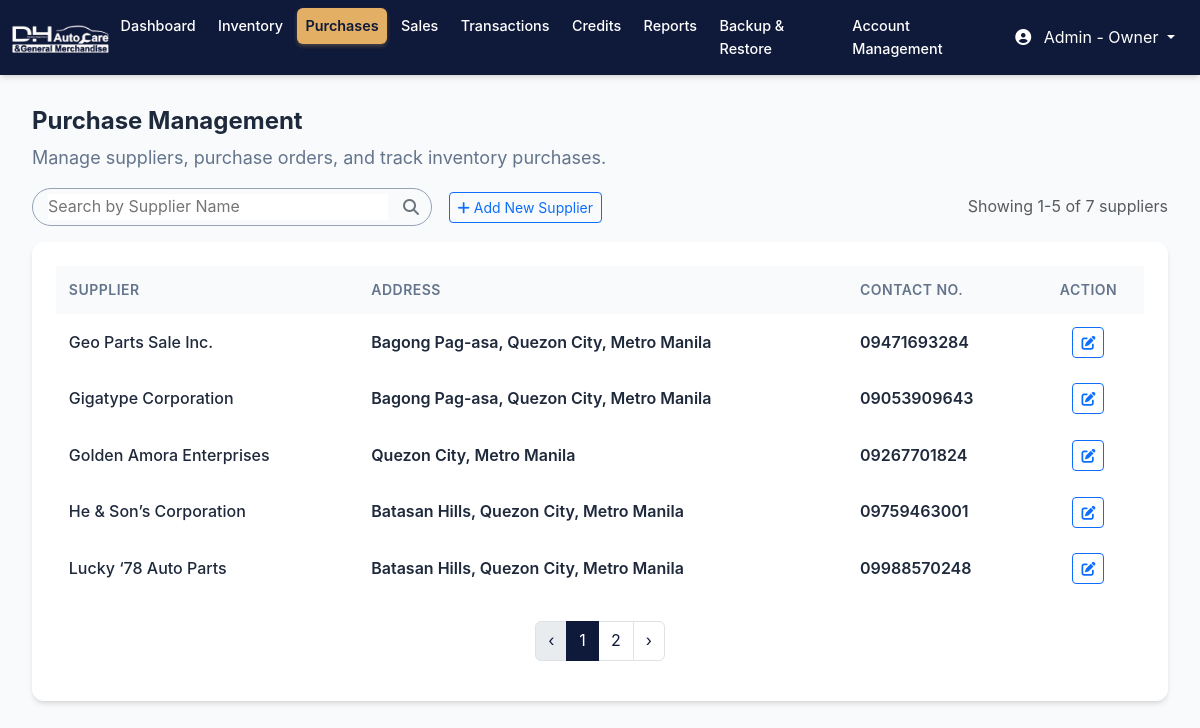
Screenshot of /supplier.php (signed in) with the database file from the repository.
### tables this page shows
CREATE TABLE `tbl_supplier` (
  `supplier_id` int(11) NOT NULL AUTO_INCREMENT,
  `supplier_name` varchar(100) NOT NULL,
  `supplier_number` varchar(11) NOT NULL,
  `supplier_email` varchar(100) NOT NULL,
  `contact_fn` varchar(100) NOT NULL,
  `contact_mn` varchar(100) NOT NULL,
  `contact_ln` varchar(100) NOT NULL,
  `contact_suffix` varchar(10) NOT NULL,
  `contact_nickname` varchar(100) NOT NULL,
  `contact_number` varchar(100) NOT NULL,
  `contact_email` varchar(100) NOT NULL,
  `contact_street` varchar(255) NOT NULL,
  `contact_baranggay` varchar(255) NOT NULL,
  `contact_city` varchar(255) NOT NULL,
  `contact_province` varchar(255) NOT NULL,
  `supplier_street` varchar(100) NOT NULL,
  `supplier_baranggay` varchar(100) NOT NULL,
  `supplier_city` varchar(100) NOT NULL,
  `supplier_province` varchar(100) NOT NULL,
  PRIMARY KEY (`supplier_id`)
);

### supplier.php (the view, shortened to what this page needs)
<?php
include('mycon.php');
$supplier_query = "SELECT * FROM tbl_supplier ORDER BY supplier_name ASC";
$supplier_result = $mysqli->query($supplier_query);
$suppliers = [];
while ($row = $supplier_result->fetch_assoc()) {
    $suppliers[] = $row;
}
$itemsPerPage = 5;
$totalSuppliers = count($suppliers);
$totalPages = ceil($totalSuppliers / $itemsPerPage);
$currentPage = isset($_GET['page']) ? max(1, intval($_GET['page'])) : 1;
$startIndex = ($currentPage - 1) * $itemsPerPage;
$displayedSuppliers = array_slice($suppliers, $startIndex, $itemsPerPage);
?>
<!DOCTYPE html>
<html lang="en">
<head>
    <link href="bootstrap-5.3.3-dist/css/bootstrap.min.css" rel="stylesheet">
    <link href="assets/docs.css" rel="stylesheet">
    <link rel="stylesheet" href="css/all.min.css">
    <link rel="stylesheet" href="css/fontawesome.min.css">
    <link rel="stylesheet" href="css/jquery-ui.css">
    <link rel="stylesheet" href="css/interfont.css">
    <link rel="stylesheet" href="css/style.css">
</head>
<body>
    <?php $activePage = 'supplier'; include 'navbar.php'; ?>
    <main class="main-content">
        <header class="page-header">
            <div class="header-content">
                <div class="header-left">
                    <h1 class="page-title">Purchase Management</h1>
                    <p class="page-subtitle">Manage suppliers, purchase orders, and track inventory purchases.</p>
                </div>
            </div>
        </header>
        <div class="main-container">
            <div class="results-summary mb-3">
                <div class="align-items-center d-flex justify-content-between">
                    <div class='d-flex justify-content-between align-items-center' style='width: 570px;'>
                        <div class="search-container">
                            <input type="text" name="search" id="search" placeholder="Search by Supplier Name" autocomplete="off">
                            <i class="fa-solid fa-magnifying-glass"></i>
                        </div>
                        <div>
                            <button type='button' class='btn btn-outline-primary btn-sm' data-bs-toggle="modal" data-bs-target="#addSupplierModal">
                                <i class="fa-solid fa-plus"></i>
                                Add New Supplier
                            </button>
                        </div>
                    </div>
                    <div>
                        <p class="text-muted mb-0">
                            Showing <span id="showing-count"><?php echo $startIndex + 1; ?>-<?php echo min($startIndex + $itemsPerPage, $totalSuppliers); ?></span>
                            of <span id="total-count"><?php echo $totalSuppliers; ?></span> suppliers
                        </p>
                    </div>
                </div>
            </div>
            <div class="history">
                <div class="table-responsive">
                    <table class="table table-hover">
                        <thead class="table-light">
                            <tr class='align-middle'>
                                <th>Supplier</th>
                                <th>Address</th>
                                <th>Contact No.</th>
                                <th class='text-center'>Action</th>
                            </tr>
                        </thead>
                        <tbody id="supplier-tbody">
<?php
foreach ($displayedSuppliers as $supplier):
    $addressParts = [];
    if (!empty(trim($supplier['supplier_baranggay']))) {
        $addressParts[] = trim($supplier['supplier_baranggay']);
    }
    if (!empty(trim($supplier['supplier_city']))) {
        $addressParts[] = trim($supplier['supplier_city']);
    }
    if (!empty(trim($supplier['supplier_province']))) {
        $addressParts[] = trim($supplier['supplier_province']);
    }
    $address = !empty($addressParts) ? implode(', ', $addressParts) : 'No address';
?>
    <tr class="align-middle" style="cursor:pointer;" onclick="viewSupplierDetails(<?php echo $supplier['supplier_id']; ?>)">
        <td><span class="customer-name"><?php echo htmlspecialchars($supplier['supplier_name']); ?></span></td>
        <td class='text-muted'><span class="amount"><?php echo htmlspecialchars($address); ?></span></td>
        <td><span class="amount"><?php echo htmlspecialchars($supplier['supplier_number']); ?></span></td>
        <td class='text-center'>
            <button type="button" class="btn btn-sm btn-outline-primary" onclick="event.stopPropagation();openEditSupplierModal(<?php echo htmlspecialchars(json_encode($supplier)); ?>)"><i class="fas fa-edit"></i></button>
        </td>
    </tr>
<?php endforeach; ?>
</tbody>
                    </table>
                </div>
                <nav aria-label="Supplier pagination" class="mt-4">
                    <ul class="pagination justify-content-center" id="pagination">
                        <li class="page-item <?php if ($currentPage <= 1) echo 'disabled'; ?>">
                            <a class="page-link" href="?page=<?php echo $currentPage - 1; ?>">‹</a>
                        </li>
                        <?php
                            $pageGroup = ceil($currentPage / 5);
                            $startPage = ($pageGroup - 1) * 5 + 1;
                            $endPage = min($startPage + 4, $totalPages);
                            for ($i = $startPage; $i <= $endPage; $i++):
                        ?>
                            <li class="page-item <?php if ($i == $currentPage) echo 'active'; ?>">
                                <a class="page-link" href="?page=<?php echo $i; ?>"><?php echo $i; ?></a>
                            </li>
                        <?php endfor; ?>
                        <li class="page-item <?php if ($currentPage >= $totalPages) echo 'disabled'; ?>">
                            <a class="page-link" href="?page=<?php echo $currentPage + 1; ?>">›</a>
                        </li>
                    </ul>
                </nav>
            </div>
        </div>
    </main>
</body>
</html>

### navbar.php (shortened to what this page needs)
<?php
$displayRole = (isset($_SESSION['role']) && $_SESSION['role'] === 'admin') ? 'Admin - Owner' : 'Cashier - Employee';
?>
    <nav class="navbar navbar-expand-lg navbar-light">
        <div class="container-fluid">
            <a class="navbar-brand" href="dashboard.php">
                <img src="images/dh-logo.png" alt="DH AUTOCARE" class="img-fluid" style="width: 100px;">
            </a>
            <div class="collapse navbar-collapse" id="navbarNav">
                <ul class="navbar-nav mx-auto">
                    <li class="nav-item">
                        <a class="nav-link <?php echo ($activePage === 'dashboard') ? 'active' : ''; ?>" href="dashboard.php">Dashboard</a>
                    </li>
                    <li class="nav-item">
                        <a class="nav-link <?php echo ($activePage === 'inventory') ? 'active' : ''; ?>" href="inventory.php">Inventory</a>
                    </li>
                    <li class="nav-item">
                        <a class="nav-link <?php echo ($activePage === 'supplier') ? 'active' : ''; ?>" href="supplier.php">Purchases</a>
                    </li>
                    <li class="nav-item">
                        <a class="nav-link <?php echo ($activePage === 'sales') ? 'active' : ''; ?>" href="sales.php">Sales</a>
                    </li>
                    <li class="nav-item">
                        <a class="nav-link <?php echo ($activePage === 'transaction_history') ? 'active' : ''; ?>" href="transaction_history.php">Transactions</a>
                    </li>
                    <li class="nav-item">
                        <a class="nav-link <?php echo ($activePage === 'creditor_list') ? 'active' : ''; ?>" href="creditor_list.php">Credits</a>
                    </li>
                    <li class="nav-item">
                        <a class="nav-link <?php echo ($activePage === 'reports') ? 'active' : ''; ?>" href="reports.php">Reports</a>
                    </li>
                    <li class="nav-item">
                        <a class="nav-link <?php echo ($activePage === 'backup_management') ? 'active' : ''; ?>" href="backup_management.php">Backup & Restore</a>
                    </li>
                    <?php if (isset($_SESSION['role']) && $_SESSION['role'] === 'admin'): ?>
                    <li class="nav-item">
                        <a class="nav-link <?php echo ($activePage === 'account_management') ? 'active' : ''; ?>" href="account_management.php">Account Management</a>
                    </li>
                    <?php endif; ?>
                </ul>
            </div>
            <div class="d-flex align-items-center gap-3 text-white">
                <div class="dropdown">
                    <button class="btn btn-link text-white text-decoration-none dropdown-toggle" type="button" id="userDropdown" data-bs-toggle="dropdown" aria-expanded="false">
                        <i class="fa-solid fa-user-circle me-2"></i>
                        <?php echo $displayRole; ?>
                    </button>
                </div>
            </div>
        </div>
    </nav>

### assets/docs.css (style rules this page uses)
:root { --bs-breakpoint-xs: 0;--bs-breakpoint-sm: 576px;--bs-breakpoint-md: 768px;--bs-breakpoint-lg: 992px;--bs-breakpoint-xl: 1200px;--bs-breakpoint-xxl: 1400px }
:root,[data-bs-theme="light"] { --bd-purple: #4c0bce;--bd-violet: #712cf9;--bd-accent: #ffe484;--bd-violet-rgb: 112.520718,44.062154,249.437846;--bd-accent-rgb: 255,228,132;--bd-pink-rgb: 214,51,132;--bd-teal-rgb: 32,201,151;--bd-violet-bg: var(--bd-violet);--bd-toc-color: var(--bd-violet);--bd-sidebar-link-bg: rgba(var(--bd-violet-rgb), .1);--bd-callout-link: 10,88,202;--bd-callout-code-color: #ab296a;--bd-pre-bg: var(--bs-tertiary-bg) }
:root { --docsearch-primary-color: var(--bd-violet);--docsearch-logo-color: var(--bd-violet) }
main a,main button,main input,main select,main textarea,main h2,main h3,main h4,main [tabindex="0"] { scroll-margin-top:80px;scroll-margin-bottom:100px }
:root,[data-bs-theme="light"] { --base02: #c8c8fa;--base03: #565c64;--base04: #666;--base05: #333;--base06: #fff;--base07: #13795b;--base08: #c6303e;--base09: #087990;--base0A: #6f42c1;--base0B: #084298;--base0C: #084298;--base0D: #6f42c1;--base0E: #ab296a;--base0F: #333 }

### css/style.css (style rules this page uses)
:root { --primary-color: #2563eb; --primary-dark: #1d4ed8; --secondary-color: #64748b; --success-color: #10b981; --warning-color: #f59e0b; --danger-color: #ef4444; --info-color: #3b82f6; --odyssey: #0F1939; --odyssey-dark: #26428B; --odyssey-light: #516AC8; --odyssey-lighter: #E3AF64; --background-color: #f8fafc; --background-color2: #f4f5f5; --surface-color: #ffffff; --border-color: #e2e8f0; --text-primary: #1e293b; --text-secondary: #64748b; --text-muted: #94a3b8; --sidebar-width: 280px; --header-height: 80px; --border-radius: 12px; --shadow-sm: 0 1px 2px 0 rgb(0 0 0 / 0.05); --shadow-md: 0 4px 6px -1px rgb(0 0 0 / 0.1), 0 2px 4px -2px rgb(0 0 0 / 0.1); --shadow-lg: 0 10px 15px -3px rgb(0 0 0 / 0.1), 0 4px 6px -4px rgb(0 0 0 / 0.1); }
* { margin: 0; padding: 0; box-sizing: border-box; }
.navbar { background-color: #0F1939; box-shadow: var(--shadow-md); position: sticky; top: 0; z-index: 1000; }
.navbar-nav { margin: 0 auto; }
.navbar-nav .nav-link { color: white !important; font-weight: 500; padding: 0.4rem 0.8rem; transition: all 0.3s ease; font-size: 0.9rem; border-radius: 6px; margin: 0 0.2rem; }
.navbar-nav .nav-link.active { color: #0F1939 !important; font-weight: 600; background-color: #E3AF64; box-shadow: 0 2px 4px rgba(227, 175, 100, 0.3); }
.navbar-brand { margin-right: 0; }
.navbar-brand img { width: 80px; }
body { font-family: 'Inter', -apple-system, BlinkMacSystemFont, 'Segoe UI', Roboto, sans-serif; background-color: var(--background-color); color: var(--text-primary); line-height: 1.6; overflow-x: hidden; }
.main-content { min-height: calc(100vh - 80px); background-color: var(--background-color); padding-top: 0; }
.main-container { padding: 0 2rem 0 2rem; max-width: 100%; margin: 0 auto; width: 100%; }
.page-header { padding: 2rem 2rem 0 2rem; width: 100%; }
.header-content { display: flex; justify-content: space-between; align-items: flex-start; width: 100%; max-width: 100%; }
.header-left { flex: 1; max-width: 100%; }
.page-title { font-size: 1.5rem; font-weight: 700; color: var(--text-primary); margin-bottom: 0.5rem; width: 100%; }
.page-subtitle { color: var(--text-secondary); font-size: 1.125rem; width: 100%; }
.search-container { width: 400px; }
.table { margin: 0; }
.table th { background: var(--background-color); border: none; font-weight: 600; color: var(--text-secondary); font-size: 0.875rem; text-transform: uppercase; letter-spacing: 0.5px; padding: 0.8rem; }
.table td { border: none; padding: 0.8rem; vertical-align: middle; }
.table tbody tr { transition: background-color 0.3s ease; }
.customer-name { font-weight: 500; color: var(--text-primary); }
.amount { font-weight: 600; color: var(--text-primary); text-align: right !important; }
.history { background: var(--surface-color); padding: 1.5rem; border-radius: var(--border-radius); box-shadow: var(--shadow-md); }
.pagination .page-link { color: var(--odyssey) !important; }
.pagination .page-item.active .page-link { background-color: var(--odyssey) !important; border-color: var(--odyssey) !important; color: white !important; }
.search-container { border: solid 1px var(--text-muted); width: 400px; border-radius: 90px; padding: 5px; padding-left: 15px; padding-right: 15px; height: 100%; display: flex; align-items: center; justify-content: space-between; }
.search-container input { width: 340px; border: none !important; }

### rows the page displays
tbl_supplier: supplier_name "Geo Parts Sale Inc.", address "Bagong Pag-asa, Quezon City, Metro Manila", supplier_number "09471693284"
tbl_supplier: supplier_name "Gigatype Corporation", address "Bagong Pag-asa, Quezon City, Metro Manila", supplier_number "09053909643"
tbl_supplier: supplier_name "Golden Amora Enterprises", address "Quezon City, Metro Manila", supplier_number "09267701824"
tbl_supplier: supplier_name "He & Son’s Corporation", address "Batasan Hills, Quezon City, Metro Manila", supplier_number "09759463001"
tbl_supplier: supplier_name "Lucky ‘78 Auto Parts", address "Batasan Hills, Quezon City, Metro Manila", supplier_number "09988570248"

### other values shown
$displayRole "Admin - Owner"
$startIndex + 1 "1"
min($startIndex + $itemsPerPage, $totalSuppliers) "5"
$totalSuppliers "7"
